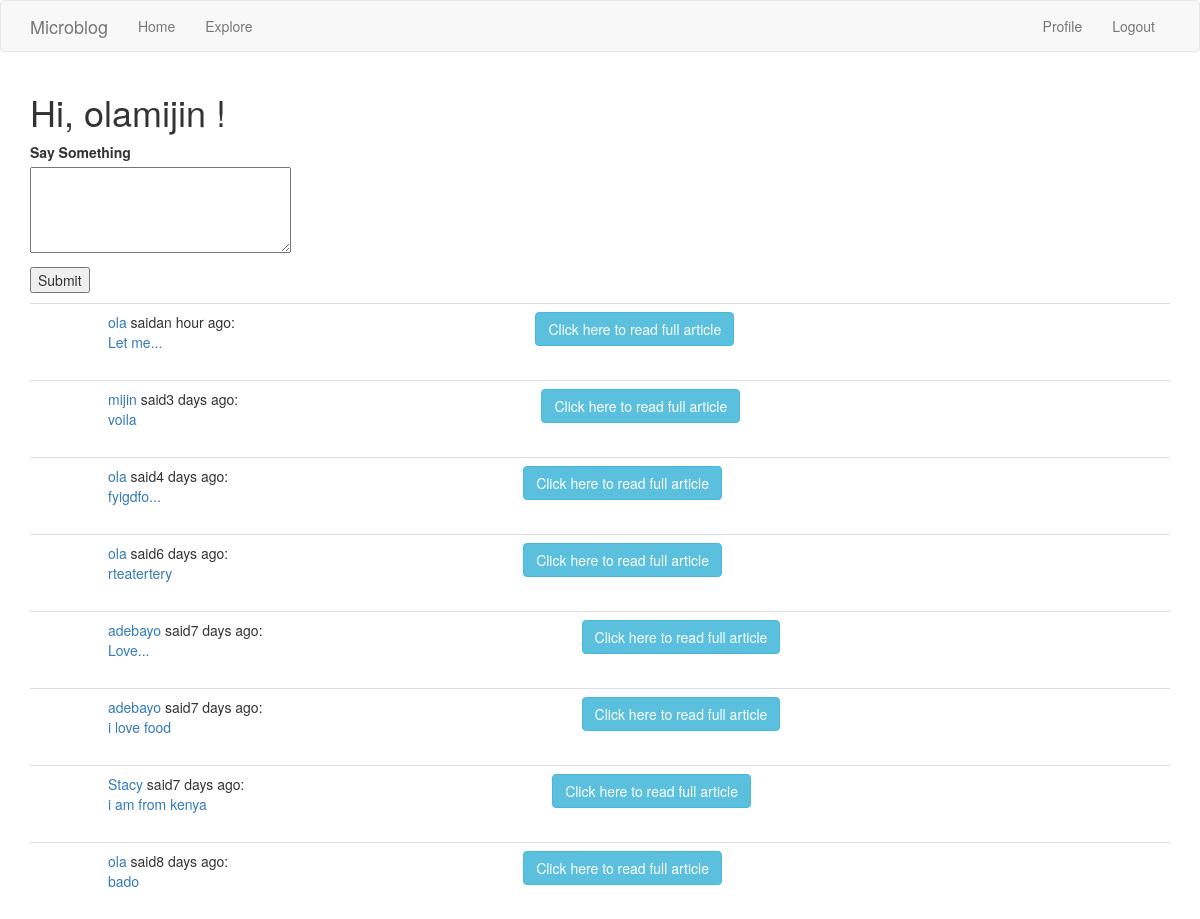
The app's page /index (signed in) with its own data.
### app/models.py (models this page shows, shortened)
class User(UserMixin, db.Model):
    id = db.Column(db.Integer, primary_key = True)
    username = db.Column(db.String(64), index =True, unique=True)
    email = db.Column(db.String(120), index=True,unique = True)
    password_hash = db.Column(db.String(128))
    posts = db.relationship('Post', backref ='author',lazy = 'dynamic')
    about_me = db.Column(db.String(140))
    last_seen = db.Column(db.DateTime, default = datetime.utcnow)

class Post(db.Model):
    id = db.Column(db.Integer,primary_key=True)
    body = db.Column(db.String(140))
    timestamp = db.Column(db.DateTime, index= True, default =datetime.utcnow)
    user_id = db.Column(db.Integer,db.ForeignKey('user.id'))

### app/main/routes.py (the view)
@bp.route('/',methods=['GET', 'POST'])
@bp.route('/index',methods=['GET', 'POST'])
@login_required
def index():
    form = PostForm()
    if form.validate_on_submit():
        post = Post(body=form.post.data, author=current_user)
        db.session.add(post)
        db.session.commit()
        flash('Your post is now live!')
        return redirect(url_for('main.index'))
    page = request.args.get('page',1,type=int)
    posts = Post.query.order_by(Post.timestamp.desc()).paginate(
        page, current_app.config['POSTS_PER_PAGE'], False)
    next_url = url_for('main.index', page=posts.next_num) \
        if posts.has_next else None
    prev_url = url_for('main.index', page=posts.prev_num) \
         if posts.has_prev else None
    return render_template('index.html', title ='Home',posts=posts.items,
        form = form,next_url=next_url,prev_url=prev_url)

### app/main/forms.py
class PostForm(FlaskForm):
    post = TextAreaField('Say Something',validators =[DataRequired(),Length(min=1,max=140)])
    submit = SubmitField('Submit')

### app/main/routes.py (called while the page is built)
@bp.before_request
def before_request():
    if current_user.is_authenticated:
        current_user.last_seen = datetime.utcnow()
        db.session.commit()

### app/models.py (called while the page is built)
@login.user_loader
def load_user(id):
    return User.query.get(int(id))

### app/templates/index.html (shortened to what this page needs)
{% extends "base.html"%}
{% import 'bootstrap/wtf.html' as wtf %}
  {% block app_content %}
    <h1> Hi, {{ current_user.username}} !</h1>
    {% if form%}
      <form action="" method="post">
        <p>
              {{ form.post.label }}<br>
              {{ form.post(cols=32, rows=4) }}<br>
          </p>
          <p>{{ form.submit() }}</p>
      </form>
    {% endif %}
    {% for post in posts %}
      {% include '_post.html'%}
    {% endfor %}
  {% endblock %}

### app/templates/_post.html (shortened to what this page needs)
<table class="table table-hover">
       <tr>
           <td width="70px">
           </td>
           <td>
               <a href="{{ url_for('main.user', username=post.author.username) }}">
                   {{ post.author.username }}
               </a>
               said{{ moment(post.timestamp).fromNow() }}:
               <br>
               <a href="{{url_for('main.fullpost',id=post.id)}}">{{ post.body |truncate (10)}}</a>
           </td>
           <td>
              <a href="{{url_for('main.fullpost',id=post.id)}}"><button class="btn btn-info">Click here to read full article</button></a>
           </td>
       </tr>
   </table>

### records on screen
User: username "olamijin"
Post: author.username "ola", timestamp "an hour ago", body "Let me..."
Post: author.username "mijin", timestamp "3 days ago", body "voila"
Post: author.username "ola", timestamp "4 days ago", body "fyigdfo..."
Post: author.username "ola", timestamp "6 days ago", body "rteatertery"
Post: author.username "adebayo", timestamp "7 days ago", body "Love..."
Post: author.username "adebayo", timestamp "7 days ago", body "i love food"
Post: author.username "Stacy", timestamp "7 days ago", body "i am from kenya"
Post: author.username "ola", timestamp "8 days ago", body "bado"
